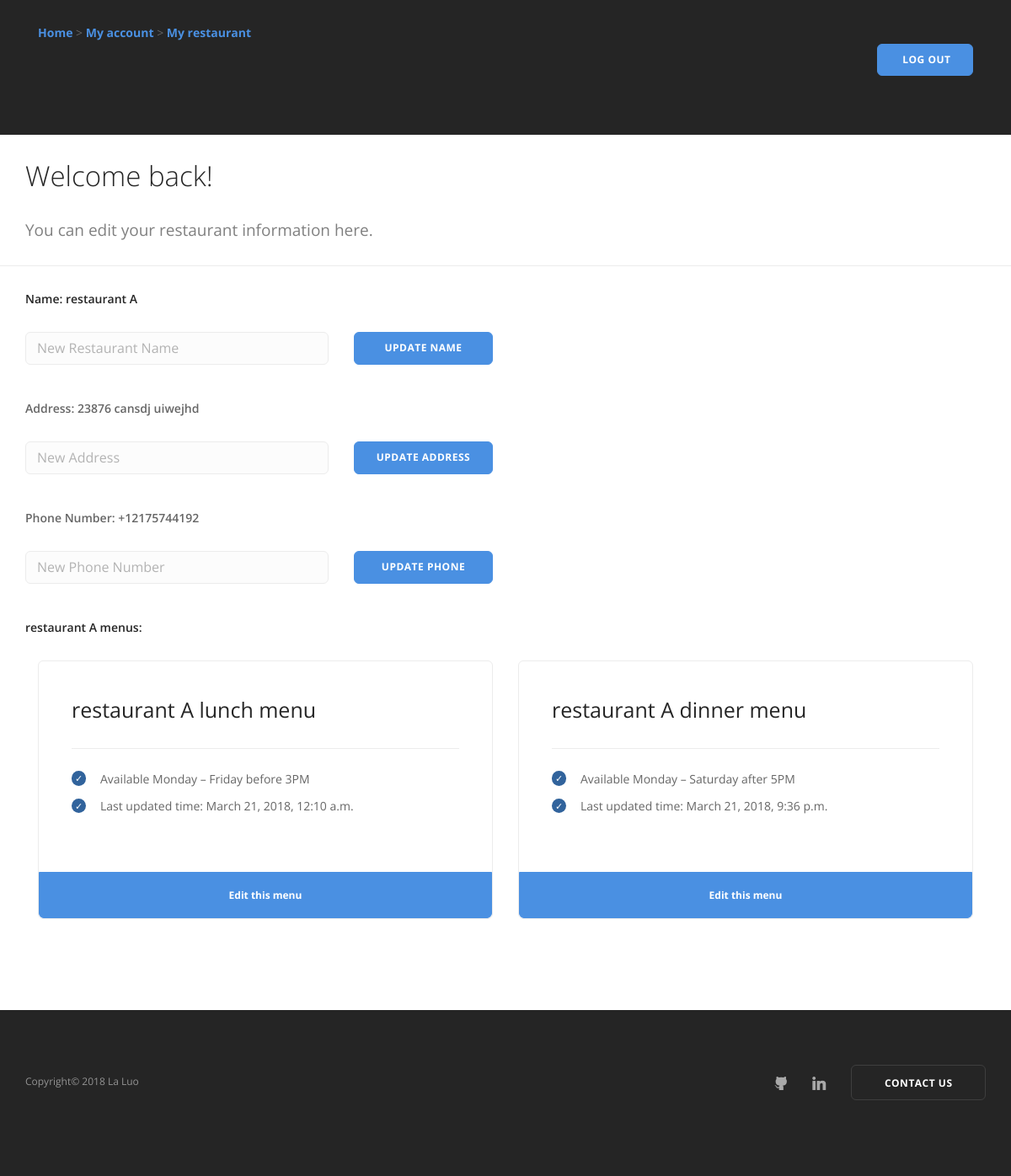
The page /edit-res/account/1/ on the database as committed earlier.
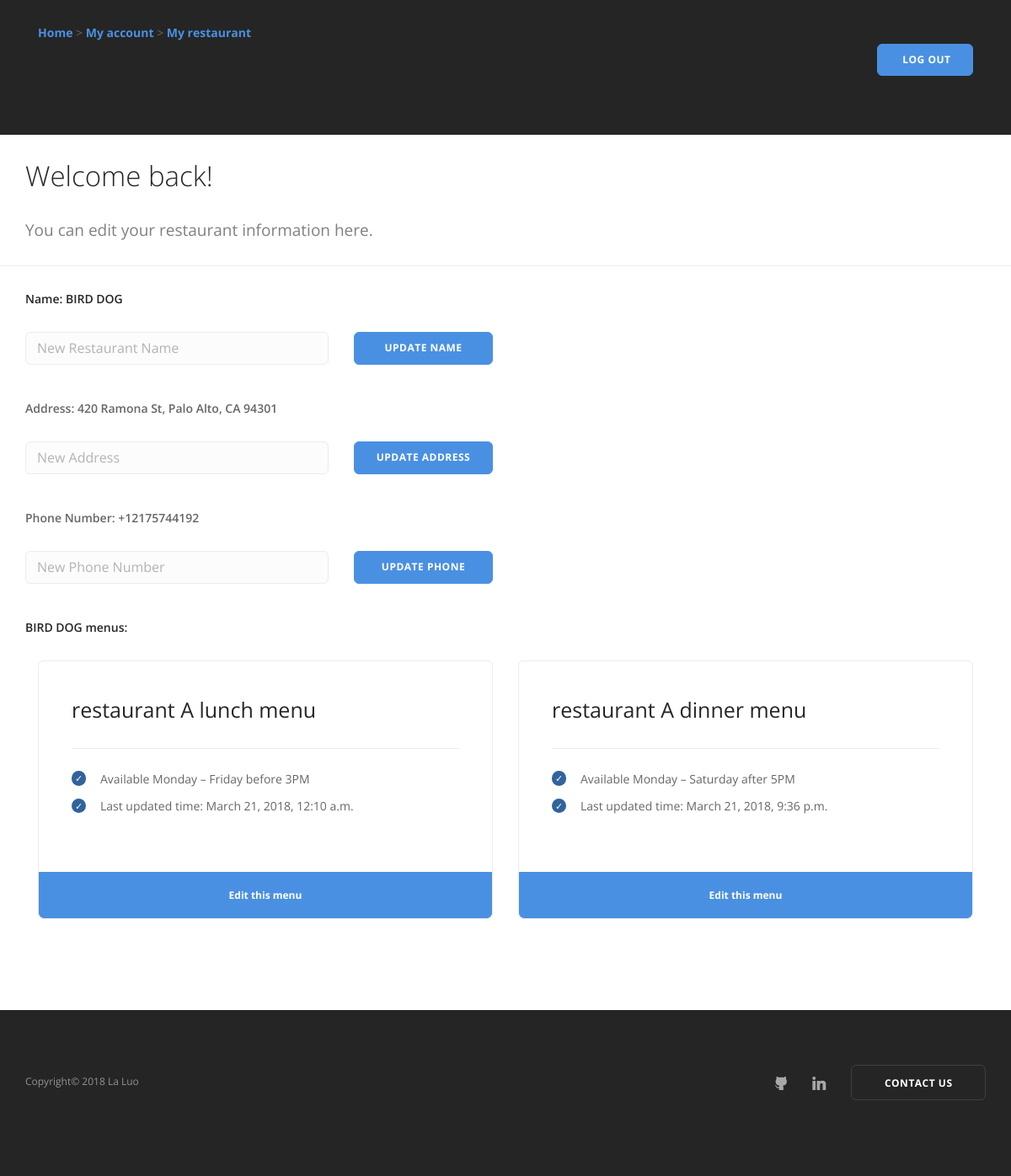
The same page on the database as committed later.
### canteen/models.py (models this page shows, shortened)
class Canteen(models.Model):
    id = models.IntegerField(primary_key=True)
    name = models.CharField(max_length=30)
    manager = models.ForeignKey(User, related_name='manager', null=True)
    address = models.CharField(max_length=50, null=True)
    phone_number = models.CharField(max_length=12, null=True)
    @property
    def get_menu(self):
        menu_list = Menu.objects.filter(restaurant = self)
        return menu_list
    class Meta:
    	ordering = ['name']

### canteen/views.py (the view)
# urls.py: url(r'^edit-res/account/(?P<res_id>\d+)/$', views.edit_restaurant, name='edit_res_view'),
def edit_restaurant(request, res_id):
    res = Canteen.objects.get(id = res_id)
    if request.method == 'POST':
        form = menuForm(request.POST)
        if form.is_valid():
            menu = form.add_menu(user, res)
            if menu:
                menu = form.save()
        return HttpResponseRedirect("")
    else:
        form = menuForm()
    data = {'restaurant': res, 'form':form}
    return render(request, 'registration/edit_restaurant.html', data)

### canteen/forms.py (shortened to what this page needs)
class menuForm(forms.ModelForm):
    menu_name = forms.CharField(max_length=30, required=True,  widget=forms.TextInput(attrs={'placeholder': 'Menu name', 'style': 'width:200px'}))
    info = forms.CharField(max_length=12, required=True,  widget=forms.TextInput(attrs={'placeholder': 'Menu description', 'style': 'width:400px'}))
    class Meta:
        model = Menu
        fields = ('menu_name', 'info')

### canteen/templates/registration/edit_restaurant.html (shortened to what the changed rows need)
<!DOCTYPE html>
<html>
<head>
         {% load static %}
        <link href="{% static 'canteen/css/bootstrap.css' %}" rel="stylesheet" type="text/css" media="all" />
        <link href="{% static 'canteen/css/stack-interface.css' %}" rel="stylesheet" type="text/css" media="all" />
        <link href="{% static 'canteen/css/socicon.css' %}" rel="stylesheet" type="text/css" media="all" />
        <link href="{% static 'canteen/css/lightbox.min.css' %}" rel="stylesheet" type="text/css" media="all" />
        <link href="{% static 'canteen/css/flickity.css' %}" rel="stylesheet" type="text/css" media="all" />
        <link href="{% static 'canteen/css/iconsmind.css' %}" rel="stylesheet" type="text/css" media="all" />
        <link href="{% static 'canteen/css/jquery.steps.css' %}" rel="stylesheet" type="text/css" media="all" />
        <link href="{% static 'canteen/css/theme.css' %}" rel="stylesheet" type="text/css" media="all" />
        <link href="{% static 'canteen/css/custom.css' %}" rel="stylesheet" type="text/css" media="all" />
</head>
<body>
            {% if restaurant %}
                <div class="container">
                  <p>
                      <strong>Name: {{ restaurant.name }} </strong>
                      <br>
                      <form action="/edit-res/{{ restaurant.id }}/" method="post">
                                <div class="row">
                                    <div class="col-sm-4">
                                        <input type="text" name="newname" placeholder="New Restaurant Name" />
                                    </div>
                                    <div class="col-sm-2">
                                        <button class="btn btn--primary type--uppercase" type="submit">Update Name</button>
                                    </div>
                                </div>
                      </form>
                      <br>
                      <strong>Address: {{ restaurant.address }}</strong>
                      <br>
                      <br>
                      <form action="/edit-res/{{ restaurant.id }}/" method="post">
                                <div class="row">
                                    <div class="col-sm-4">
                                        <input type="text" name="newaddress" placeholder="New Address" />
                                    </div>
                                    <div class="col-sm-2">
                                        <button class="btn btn--primary type--uppercase" type="submit">Update Address</button>
                                    </div>
                                </div>
                      </form>
                    <br>
                      <strong>Phone Number: {{ restaurant.phone_number }}</strong>
                      <br>
                      <br>
                      <form action="/edit-res/{{ restaurant.id }}/" method="post">
                                <div class="row">
                                    <div class="col-sm-4">
                                        <input type="text" name="newophone" placeholder="New Phone Number" />
                                    </div>
                                    <div class="col-sm-2">
                                        <button class="btn btn--primary type--uppercase" type="submit">Update Phone</button>
                                    </div>
                                </div>
                      </form>
                  </p>
                  <p>
                      <strong> {{ restaurant.name }} menu{{ restaurant.get_menu|pluralize }}:</strong>
                  </p>
                        {% for each_menu in restaurant.get_menu %}
                        <div class="col-sm-6 ">
                            <div class="pricing pricing-1 boxed boxed--lg boxed--border">
                                <span class="h3">
                                    <strong>{{ each_menu.name }}</strong>
                                </span>
                                <hr>
                                <ul>
                                    <li>
                                        <span class="checkmark bg--primary-1"></span>
                                        <span>{{ each_menu.info }}</span>
                                    </li>
                                      <li>
                                        <span class="checkmark bg--primary-1"></span>
                                        <span>Last updated time: {{ each_menu.last_updated }}</span>
                                    </li>
                                </ul>
                                <a class="btn btn--primary" href="{% url "edit_menu_view" each_menu.id %}">
                                    <span class="btn__text">
                                        Edit this menu
                                    </span>
                                </a>
                            </div>
                        </div>
                        {% endfor %}
                </div>
            {% endif %}
            <br>
<br>
<br>
</body>
</html>

Rows that differ between the two databases and show on the page:
changed Canteen: name "restaurant A" → "BIRD DOG"; address "23876 cansdj uiwejhd" → "420 Ramona St, Palo Alto, CA 94301"
